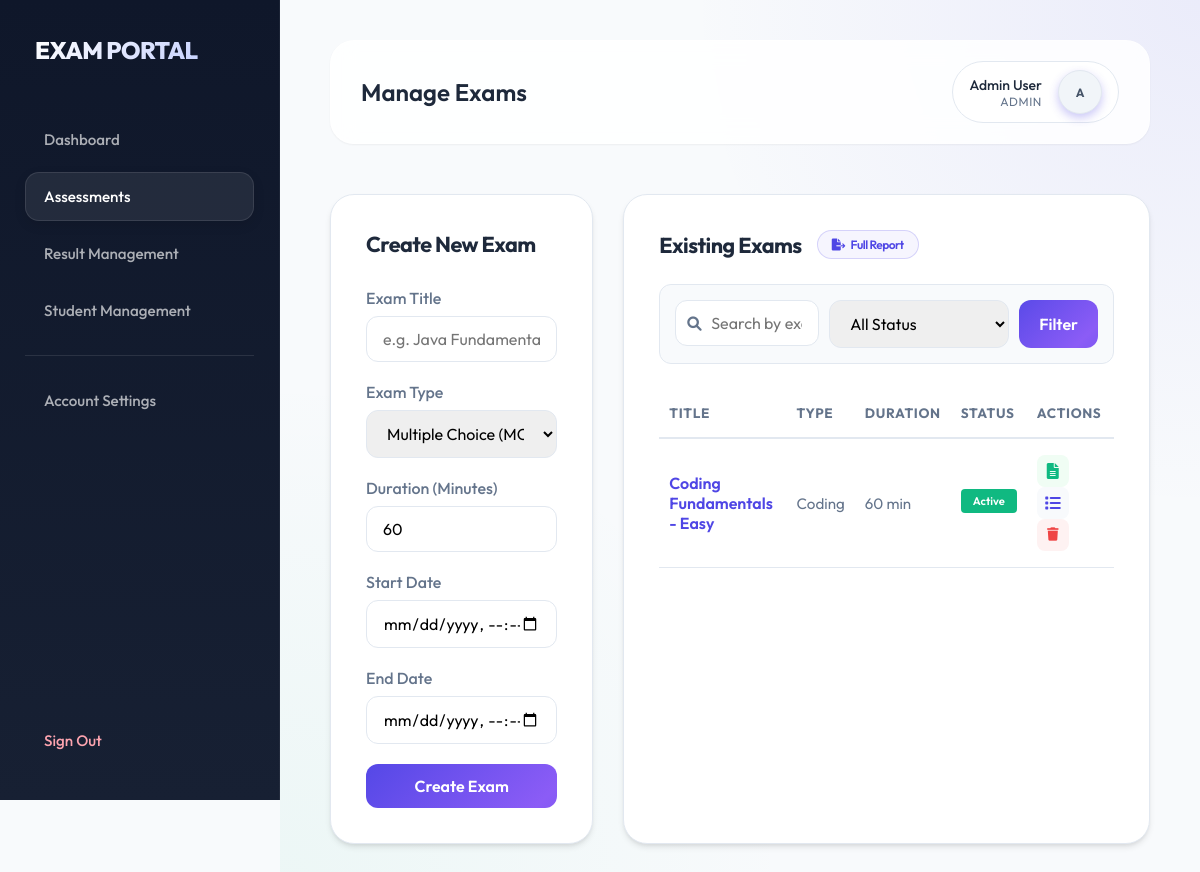
/admin/manage-exams.php (signed in), run on the app's committed database.
### tables this page shows
CREATE TABLE IF NOT EXISTS `exams` (
    `id` INT AUTO_INCREMENT PRIMARY KEY,
    `title` VARCHAR(100) NOT NULL,
    `type` ENUM('MCQ', 'Coding') NOT NULL,
    `duration` INT NOT NULL COMMENT 'Duration in minutes',
    `status` ENUM('active', 'inactive') DEFAULT 'inactive',
    `total_marks` INT DEFAULT 0,
    `start_date` DATETIME,
    `end_date` DATETIME,
    `created_by` INT,
    FOREIGN KEY (`created_by`) REFERENCES `users`(`id`) ON DELETE SET NULL
);

### admin/manage-exams.php (the view, shortened to what this page needs)
<?php
include '../includes/header.php';
?>
<div class="content-row" style="display: grid; grid-template-columns: 1fr 2fr; gap: 30px;">
    <div class="stat-card" style="padding: 35px;">
        <div class="card-title">Create New Exam</div>
        <form action="" method="POST">
            <div class="form-group">
                <label>Exam Title</label>
                <input type="text" name="title" class="form-control" placeholder="e.g. Java Fundamentals" required>
            </div>
            <div class="form-group">
                <label>Exam Type</label>
                <select name="type" class="form-control" required>
                    <option value="MCQ">Multiple Choice (MCQ)</option>
                </select>
            </div>
            <div class="form-group">
                <label>Duration (Minutes)</label>
                <input type="number" name="duration" class="form-control" value="60" required>
            </div>
            <div class="form-group">
                <label>Start Date</label>
                <input type="datetime-local" name="start_date" class="form-control" required>
            </div>
            <div class="form-group">
                <label>End Date</label>
                <input type="datetime-local" name="end_date" class="form-control" required>
            </div>
            <button type="submit" name="add_exam" class="btn btn-primary">Create Exam</button>
        </form>
    </div>
    <div class="stat-card" style="padding: 35px;">
        <div style="display: flex; justify-content: space-between; align-items: center; margin-bottom: 25px;">
            <div class="card-title" style="margin: 0; display: flex; align-items: center; gap: 15px;">
                <span>Existing Exams</span>
                <a href="exam-report.php<?php echo strpos($_SERVER['REQUEST_URI'], '?') !== false ? '?' . explode('?', $_SERVER['REQUEST_URI'])[1] : ''; ?>"
                    target="_blank" class="btn"
                    style="width: auto; background: rgba(79, 70, 229, 0.05); color: var(--primary-color); font-size: 0.75rem; font-weight: 600; padding: 6px 14px; border-radius: 20px; display: flex; align-items: center; gap: 6px; text-decoration: none; border: 1px solid rgba(79, 70, 229, 0.2); transition: var(--transition);"
                    onmouseover="this.style.background='var(--primary-color)'; this.style.color='white';"
                    onmouseout="this.style.background='rgba(79, 70, 229, 0.05)'; this.style.color='var(--primary-color)';">
                    <i class="fas fa-file-export"></i> Full Report
                </a>
            </div>
        </div>
        <form method="GET"
            style="display: flex; gap: 10px; margin-bottom: 25px; background: #f8fafc; padding: 15px; border-radius: 12px; border: 1px solid var(--border-color);">
            <div style="flex: 1; position: relative;">
                <i class="fas fa-search"
                    style="position: absolute; left: 12px; top: 50%; transform: translateY(-50%); color: var(--text-muted); font-size: 0.9rem;"></i>
                <input type="text" name="search" class="form-control" placeholder="Search by exam title..."
                    value="<?php echo htmlspecialchars($_GET['search'] ?? ''); ?>" style="padding-left: 35px;">
            </div>
            <div style="width: 180px;">
                <select name="status_filter" class="form-control" onchange="this.form.submit()">
                    <option value="all" <?php echo ($_GET['status_filter'] ?? '') == 'all' ? 'selected' : ''; ?>>All
                        Status</option>
                </select>
            </div>
            <button type="submit" class="btn btn-primary" style="width: auto; padding: 0 20px;">Filter</button>
        </form>
        <table style="width: 100%; border-collapse: collapse;">
            <thead>
                <tr
                    style="text-align: left; border-bottom: 2px solid var(--border-color); color: var(--text-muted); font-size: 0.85rem; text-transform: uppercase; letter-spacing: 0.05em;">
                    <th style="padding: 15px 10px;">Title</th>
                    <th style="padding: 15px 10px;">Type</th>
                    <th style="padding: 15px 10px;">Duration</th>
                    <th style="padding: 15px 10px;">Status</th>
                    <th style="padding: 15px 10px;">Actions</th>
                </tr>
            </thead>
            <tbody>
                <?php
                $now = date('Y-m-d H:i:s');
                $where_clauses = [];
                $where_sql = count($where_clauses) > 0 ? " WHERE " . implode(" AND ", $where_clauses) : "";
                $exams = $conn->query("SELECT * FROM exams $where_sql ORDER BY id DESC");
                while ($row = $exams->fetch_assoc()) {
                    $is_past = strtotime($row['end_date']) < strtotime($now);
                    if ($is_past) {
                        $status_bg = "#64748b";
                        $status_text = "Completed";
                        $status_link = "<span class='btn' style='padding: 5px 12px; font-size: 0.7rem; color: white; background: $status_bg; cursor: default; border-radius: 4px;'>$status_text</span>";
                    } else {
                        $is_active = $row['status'] == 'active';
                        $status_bg = $is_active ? "#10b981" : "#f43f5e";
                        $status_text = $is_active ? "Active" : "Inactive";
                        $status_link = "<a href='?toggle={$row['id']}' class='btn' style='padding: 5px 12px; font-size: 0.7rem; color: white; background: $status_bg; text-decoration: none; border-radius: 4px;'>$status_text</a>";
                    }
                    echo "<tr style='border-bottom: 1px solid var(--border-color); transition: var(--transition);'>";
                    echo "<td style='padding: 16px 10px; font-weight: 600;'><a href='exam-results-report.php?exam_id={$row['id']}' target='_blank' style='color: var(--primary-color); text-decoration: none; transition: var(--transition);' onmouseover=\"this.style.textDecoration='underline'\" onmouseout=\"this.style.textDecoration='none'\">" . htmlspecialchars($row['title']) . "</a></td>";
                    echo "<td style='padding: 16px 10px; color: var(--text-muted); font-size: 0.95rem;'>{$row['type']}</td>";
                    echo "<td style='padding: 16px 10px; color: var(--text-muted); font-size: 0.95rem;'>{$row['duration']} min</td>";
                    echo "<td style='padding: 16px 10px;'>$status_link</td>";
                    echo "<td style='padding: 16px 10px;'>
                            <a href='exam-results-report.php?exam_id={$row['id']}' target='_blank' title='View Results Report' style='color: #10b981; text-decoration: none; margin-right: 15px; display: inline-flex; width: 32px; height: 32px; background: #f0fdf4; align-items: center; justify-content: center; border-radius: 8px; transition: var(--transition);' onmouseover=\"this.style.background='#10b981'; this.style.color='white';\" onmouseout=\"this.style.background='#f0fdf4'; this.style.color='#10b981';\"><i class='fas fa-file-alt'></i></a>
                            <a href='manage-questions.php?exam_id={$row['id']}' title='Manage Questions' style='color: var(--primary-color); text-decoration: none; margin-right: 15px; display: inline-flex; width: 32px; height: 32px; background: #f8fafc; align-items: center; justify-content: center; border-radius: 8px; transition: var(--transition);' onmouseover=\"this.style.background='var(--primary-color)'; this.style.color='white';\" onmouseout=\"this.style.background='#f8fafc'; this.style.color='var(--primary-color)';\"><i class='fas fa-list'></i></a>
                            <button type='button'
                               class='btn-icon delete-exam'
                               data-id='{$row['id']}'
                               style='color: var(--danger); background: #fef2f2; border: none; cursor: pointer; padding: 0; width: 32px; height: 32px; display: inline-flex; align-items: center; justify-content: center; border-radius: 8px; transition: var(--transition);'
                               title='Delete'
                               onmouseover=\"this.style.background='var(--danger)'; this.style.color='white';\" onmouseout=\"this.style.background='#fef2f2'; this.style.color='var(--danger)';\">
                               <i class='fas fa-trash' style='pointer-events: none;'></i>
                            </button>
                          </td>";
                    echo "</tr>";
                }
                ?>
            </tbody>
        </table>
    </div>
</div>
<?php include '../includes/footer.php'; ?>

### assets/css/style.css (style rules this page uses)
:root { --primary-color: #4F46E5; --primary-hover: #4338CA; --accent-color: #8B5CF6; --secondary-color: #10B981; --bg-color: #F8FAFC; --sidebar-bg: #0F172A; --sidebar-hover: #1E293B; --card-bg: #FFFFFF; --text-main: #1E293B; --text-muted: #64748B; --danger: #EF4444; --warning: #F59E0B; --border-color: #E2E8F0; --glass-bg: rgba(255, 255, 255, 0.85); --glass-border: rgba(255, 255, 255, 0.4); --shadow-sm: 0 1px 2px 0 rgba(0, 0, 0, 0.05); --shadow: 0 4px 6px -1px rgba(0, 0, 0, 0.1), 0 2px 4px -1px rgba(0, 0, 0, 0.06); --shadow-md: 0 10px 15px -3px rgba(0, 0, 0, 0.1), 0 4px 6px -2px rgba(0, 0, 0, 0.05); --shadow-lg: 0 20px 25px -5px rgba(0, 0, 0, 0.1), 0 10px 10px -5px rgba(0, 0, 0, 0.04); --transition: all 0.3s cubic-bezier(0.4, 0, 0.2, 1); }
* { margin: 0; padding: 0; box-sizing: border-box; font-family: 'Outfit', -apple-system, BlinkMacSystemFont, "Segoe UI", Roboto, sans-serif; }
body { background-color: var(--bg-color); color: var(--text-main); -webkit-font-smoothing: antialiased; }
.form-group { margin-bottom: 20px; text-align: left; }
.form-group label { display: block; font-weight: 500; margin-bottom: 8px; color: var(--text-muted); }
.form-control { width: 100%; padding: 12px 16px; border: 1px solid var(--border-color); border-radius: 12px; font-size: 1rem; transition: var(--transition); outline: none; }
.btn { width: 100%; padding: 12px; border: none; border-radius: 12px; font-size: 1rem; font-weight: 600; cursor: pointer; transition: var(--transition); display: inline-block; }
.btn-primary { background-color: var(--primary-color); color: white; }
body { animation: pageFadeIn 0.5s ease forwards; }
.stat-card { animation: cardSlideUp 0.5s ease both; }
.stat-card:nth-child(1) { animation-delay: 0.05s; }
.stat-card:nth-child(2) { animation-delay: 0.12s; }
.btn-primary { background-size: 200% 200%; background-image: linear-gradient(135deg, var(--primary-color) 0%, var(--accent-color) 50%, var(--primary-color) 100%); transition: background-position 0.5s ease, transform 0.2s ease, box-shadow 0.2s ease; background-position: 0% 50%; }
.btn { position: relative; overflow: hidden; }
.btn::after { content: ''; position: absolute; top: 50%; left: 50%; width: 0; height: 0; background: rgba(255, 255, 255, 0.3); border-radius: 50%; transform: translate(-50%, -50%); transition: width 0.5s ease, height 0.5s ease, opacity 0.5s ease; opacity: 0; }
.form-control { transition: border-color 0.3s ease, box-shadow 0.3s ease, transform 0.2s ease; }
body::before { content: ''; position: fixed; top: 0; left: 0; height: 3px; background: linear-gradient(90deg, var(--primary-color), var(--accent-color), var(--secondary-color)); animation: loadingBar 1s ease forwards; z-index: 9999; }
html { scroll-behavior: smooth; }
tr { transition: background 0.2s ease; }

### assets/css/dashboard.css (style rules this page uses)
.stat-card { background: var(--card-bg); padding: 30px; border-radius: 24px; box-shadow: var(--shadow); transition: var(--transition); border: 1px solid var(--border-color); position: relative; overflow: hidden; }
.stat-card::before { content: ''; position: absolute; top: 0; left: 0; width: 100%; height: 4px; background: linear-gradient(90deg, var(--primary-color), var(--accent-color)); opacity: 0; transition: var(--transition); }
.card-title { font-size: 1.35rem; font-weight: 700; margin-bottom: 30px; color: var(--text-main); display: flex; justify-content: space-between; align-items: center; letter-spacing: -0.025em; }

### data on the page
exams: title "Coding Fundamentals - Easy", type "Coding", duration "60", status "Active"

### other printed values
$page_title "Manage Exams"
$_SESSION['full_name'] "Admin User"
$_SESSION['role'] "ADMIN"
substr($_SESSION['full_name'], 0, 1) "A"
